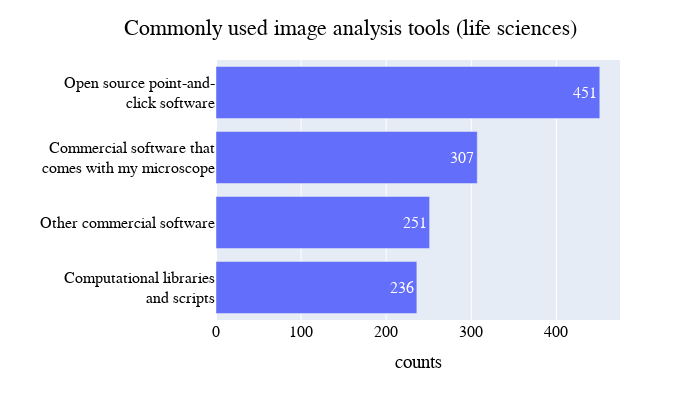

The notebook cell this image was saved under:
### Markdown cell above
##### Life sciences

### Code cell
# Commonly used image analysis tools - Life sciences
barchart_horizontal_fig(com_lif_df, title='Commonly used image analysis tools (life sciences)')

### Figure 1 — Plotly figure (JSON) as saved in the notebook; plotly's stock layout.template omitted (floating-point values rounded to 4 significant figures)
{"data": [{"alignmentgroup": "True", "hovertemplate": "counts=%{x}<br>=%{y}<extra></extra>", "legendgroup": "", "marker": {"color": "#636efa", "pattern": {"shape": ""}}, "name": "", "offsetgroup": "", "orientation": "h", "showlegend": false, "textposition": "auto", "texttemplate": "%{x}", "type": "bar", "x": [451, 236, 251, 307], "xaxis": "x", "y": ["Open source point-and-<br>click software", "Computational libraries<br>and scripts", "Other commercial software", "Commercial software that<br>comes with my microscope"], "yaxis": "y"}], "layout": {"barmode": "relative", "font": {"color": "Black", "family": "Helvetica", "size": 16}, "height": 400, "legend": {"font": {"color": "Black", "size": 16}, "title": {"font": {"family": "Helvetica"}}, "tracegroupgap": 0}, "margin": {"t": 60}, "title": {"text": "Commonly used image analysis tools (life sciences)", "x": 0.5, "y": 0.95}, "width": 700, "xaxis": {"anchor": "y", "domain": [0, 1], "title": {"text": "counts"}}, "yaxis": {"anchor": "x", "categoryorder": "total ascending", "domain": [0, 1], "title": {"text": ""}}}}
